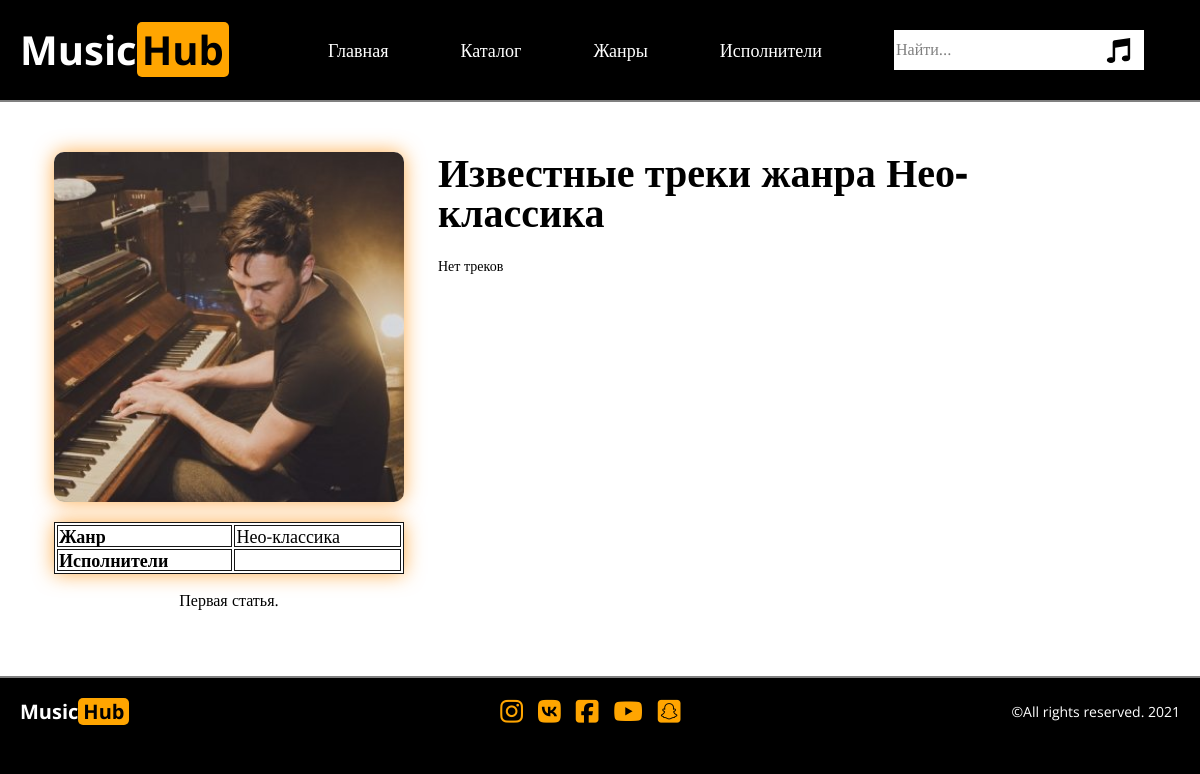
The page /single-genre.php?id=5 on the database its author committed.
### tables this page shows
CREATE TABLE `categories` (
  `id` int(10) UNSIGNED NOT NULL,
  `name` char(200) NOT NULL,
  `cover` char(200) NOT NULL,
  `content` text NOT NULL
);

### single-genre.php (the view, shortened to what this page needs)
<?php
include_once "./templates/functions.php";
$id_genre = $_REQUEST["id"];
$sql = "SELECT * FROM `categories` WHERE `id` = '$id_genre'";
$res = $mysqli -> query($sql);
$resCat = $res -> fetch_assoc();
?>
<!DOCTYPE html>
<html lang="ru">
    <head>
        <link rel="stylesheet" type="text/css" href="css/style.css">
    </head>
    <body>
        <header>
            <div class="wrapper">
                <div class="container header">
                    <div class="header__item logo">Music<span>Hub</span>
                    </div>
                    <ul class="header__item header__nav">
                        <li class="header__nav--item"><a href="index.php">Главная</a></li>
                        <li class="header__nav--item"><a href="#">Каталог</a></li>
                        <li class="header__nav--item"><a href="genres.php">Жанры</a></li>
                        <li class="header__nav--item"><a href="authors.php">Исполнители</a></li>
                        <li class="header__nav--item">
                            <form name="search" method="post" action="search.php" class="search">
                                <input type="search" name="search_q" placeholder="Найти...">
                                <input type="image" src="img/music_player_sign_musical_note_icon_123811.svg">
                            </form>
                        </li>
                    </ul>
                </div>
            </div>
        </header>
        <main>
            <div class="wrapper single">
                <div class="container">
                    <div class="content">
                        <div class="sidebar">
                            <?php
                                single_cat($mysqli, $id_genre);
                            ?>
                        </div>
                        <div class="main">
                            <h1>Известные треки жанра <?= $resCat['name'] ?></h1>
                            <div class="loop__music--card">
                                <?php
                                    post_loop($mysqli, $id_genre, 6, 'cat_id');
                                ?>
                            </div>
                        </div>
                    </div>
                </div>
            </div>
        </main>
        <footer>
            <div class="wrapper">
                <div class="container">
                    <div class="header__item logo">Music<span>Hub</span></div>
                    <ul class="social">
                        <li><i class="fab fa-instagram"></i></li>
                        <li><i class="fab fa-vk"></i></li>
                        <li><i class="fab fa-facebook-square"></i></li>
                        <li><i class="fab fa-youtube"></i></li>
                        <li><i class="fab fa-snapchat-square"></i></li>
                    </ul>
                    <div class="copyright">©All rights reserved. 2021</div>
                </div>
            </div>
        </footer>
    </body>
</html>

### templates/functions.php (shortened to what this page needs)
            <?php
function single_cat ($mysqli, $id) {
    $sql = "SELECT * FROM `categories` WHERE `id` = '$id'";
    $res = $mysqli -> query($sql);
    if ($res -> num_rows > 0) {
        while ($resCat = $res -> fetch_assoc()) {
            ?>
            <img src="<?= $resCat['cover'] ?>" alt="">
            <table width="350" border="1.5" bordercolor="#151515">
                <tr>
                    <td class="col">Жанр</td>
                    <td><?= $resCat['name'] ?></td>
                </tr>
                <tr>
                    <td class="col">Исполнители</td>
                    <td>
                    </td>
                </tr>
            </table>
            <?= $resCat['content'] ?>
            <?php
        }
    } else {
        echo "Нет треков";
    }
}
            ?>
            <?php
function post_loop ($mysqli, $id, $num, $orderby) {
    $sql = "SELECT * FROM `music` WHERE `$orderby` = '$id' ORDER BY RAND() ";
    $i = 0;
    $res = $mysqli -> query($sql);
    if ($res -> num_rows > 0) {
        while ($i < $num && $resPost = $res -> fetch_assoc()) {
            $i++;
            ?>
            <a href="single-post.php?id=<?= $resPost['id'] ?>" class="music--card">
                <h4><?= $resPost['title'] ?></h4>
                <audio src="<?= $resPost['file_url'] ?>" type="audio/mpeg" controls="controls"></audio>
            </a>
            <?php
        }
    } else {
        echo "Нет треков";
    }
}

### css/style.css (style rules this page uses)
*, *:before, *:after { -moz-box-sizing: border-box; -webkit-box-sizing: border-box; box-sizing: border-box; }
nav, footer, header, aside { display: block; padding: 0; }
html, body { height: 100%; width: 100%; font-size: 100%; line-height: 1; font-size: 14px; -ms-text-size-adjust: 100%; -moz-text-size-adjust: 100%; -webkit-text-size-adjust: 100%; margin:0; overflow-x: hidden; }
input, button, textarea { font-family: inherit; }
a, a:visited { text-decoration: none; }
ul li { list-style: none; margin-block-start:0; margin-block-end:0; }
img { vertical-align: top; }
h1, h2, h3, h4, h5, h6 { font-size: inherit; font-weight: 400; }
body { font-family: 'Open Sans'; background-color: #000; color:#fff; }
.wrapper { display: flex; justify-content: center; }
header .wrapper { background-color: #000; border-bottom: 2px #808080 solid; }
.container { width: 1340px; padding: 0 20px; }
.header { display: flex; height: 100px; align-items: center; }
.logo { font-size: 40px; font-weight: 700; color:#fff; width: 20%; }
.logo span { background-color: orange; border-radius: 5px; padding: 0 5px; color:#000; }
.header__nav { display: flex; height: 100%; width: 80%; align-items: center; justify-content: space-around; }
.header__nav--item a { font-size: 18px; color: #fff; }
.search { height: 40px; background-color: #fff; width: 250px; display: flex; align-items: center; }
.search input[type="search"] { width: 85%; border:none; }
.search input[type="search"]::placeholder { color:grey; margin-left:15px; font-size: 16px; }
.search input[type="image"] { width: 25px; height: 25px; }
main .wrapper { position: relative; height: auto; }
main .container { display: flex; flex-direction: column; align-items: center; }
h1 { font-size: 40px; font-weight: 700; }
footer { height: 70px; border-top: 2px #808080 solid; }
footer .wrapper { height: 100%; }
footer .container { height: 100%; display: flex; align-items: center; justify-content: space-between; }
footer .logo { font-size: 20px; width: auto; }
.social { height: 100%; display: flex; align-items: center; }
.social i { font-size: 26px; color:orange; }
.social li:not(:last-child) { margin-right: 15px; }
.single { background-color: #fff; color:#000; }
.content { display: flex; justify-content: space-around; align-items: flex-start; padding: 50px; }
.content .sidebar { width: 30%; display: flex; flex-direction: column; align-items: center; justify-content: flex-start; }
.content .sidebar img { height: 350px; width: 350px; object-fit: cover; border-radius: 10px; box-shadow: 0 0 20px rgba(255,140,0,0.7); }
.content .main { width: 70%; display: flex; flex-direction: column; align-items: flex-start; justify-content: flex-start; margin-left: 50px; }
table { color:#000; font-size: 18px; margin-top:20px; box-shadow: 0 0 20px rgba(255,140,0,0.7); }
tr { padding: 2.5 0; }
.col { font-weight: 700; }
.sidebar p { font-size: 16px; line-height: 1.25; }
.main h1 { margin-block-start: 0; }
.loop__music--card { display: flex; flex-wrap: wrap; justify-content: space-between; }

### rows shown on the page
categories: cover (picture), name "Нео-классика", content "Первая статья."
